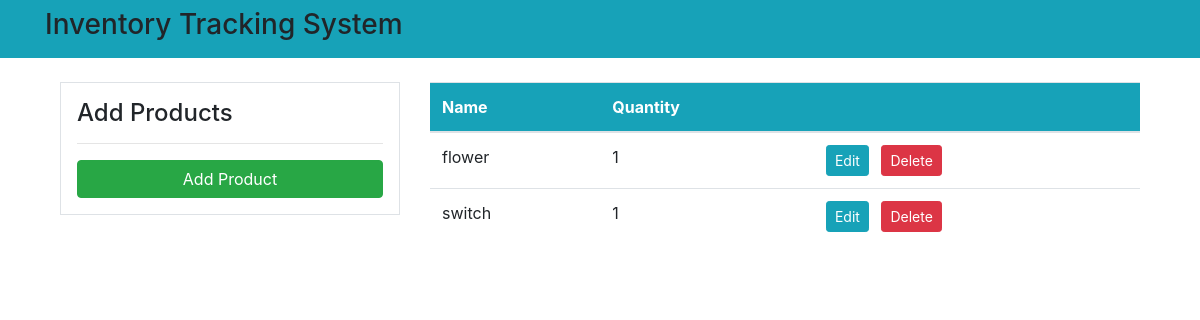
Before: / with the older database file.
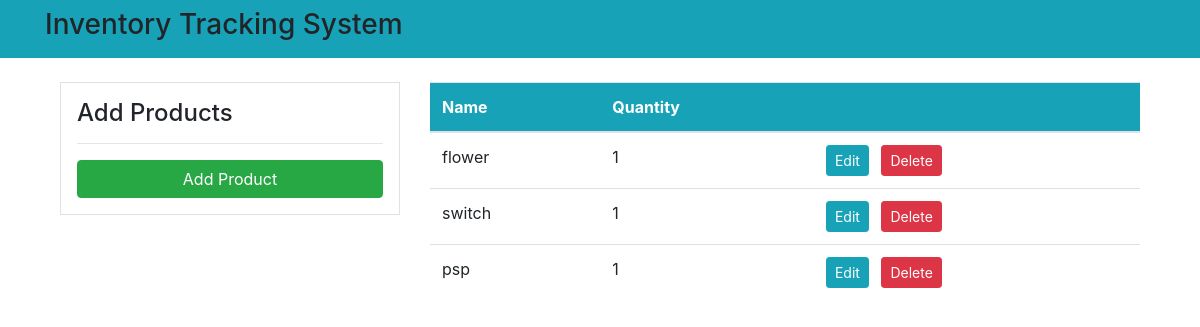
After: the same page with the newer database file.
### inventory_item/models.py (models this page shows)
class Product(models.Model):
    name = models.CharField(max_length=100, null=True)
    quantity = models.PositiveIntegerField(null=True)

### inventory_item/views.py (the view)
# urls.py: path('', views.index, name='index'),
def index(request):
    items = Product.objects.all()
    if request.method == 'POST':
        form = ProductForm(request.POST)
        if form.is_valid():
            form.save()
            return redirect('index')
    else:
        form = ProductForm()
    context = {
        'items' : items,
        'form' :form,
    }
    return render(request, 'dashboard/index.html', context)

### templates/dashboard/index.html (shortened to what this page needs)
{% extends 'partials/base.html' %}
{% load crispy_forms_tags %}
{% block content %}
<div class="container">
    <div class="row my-4">
        <div class="col-md-4">
            <div class="border bg-white p-3">
                <h4>Add Products</h4>
                <hr>
                <form method="POST">
                    <input class="btn btn-success btn-block" type="submit" value="Add Product">
                </form>
            </div>
        </div>
        <div class="col-md-8">
            <table class="table bg-white">
                <thead class="bg-info">
                    <tr class="text-white">
                        <th scope="col">Name</th>
                        <th scope="col">Quantity</th>
                        <th scope="col"></th>
                    </tr>
                </thead>
                <tbody>
                    {% for item in items %}
                    <tr>
                        <td>{{item.name}}</td>
                        <td>{{item.quantity}}</td>
                        <td>
                            <a class="btn btn-info btn-sm mr-2" href="{% url 'edit' item.id %}">Edit</a>
                            <a class="btn btn-danger btn-sm" href="{% url 'delete' item.id %}">Delete</a>
                        </td>
                    </tr>
                    {% endfor%}
                </tbody>
            </table>
        </div>
    </div>
</div>
{% endblock %}

### templates/partials/base.html (shortened to what this page needs)
<!doctype html>
<html lang="en">
  <head>
    <link rel="stylesheet" href="https://cdn.jsdelivr.net/npm/bootstrap@4.6.1/dist/css/bootstrap.min.css">
  </head>
  <body>
    {% include 'partials/headline.html' %}
    <div class="container">
      {% block content %}
      {% endblock %}
  </div>
  </body>
</html>

### templates/partials/headline.html
<nav class="navbar navbar-expand-lg navbar-info bg-info">
    <div class="container">
        <h3>Inventory Tracking System</h3>
    </div>
</nav>

Changed rows visible on the page:
added Product: name "psp", quantity "1"
